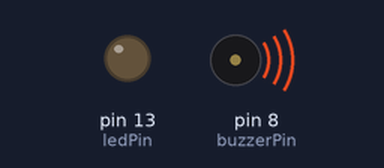
Bench run of a sketch on a simulated Arduino Uno, built with avr-gcc and run on an emulated ATmega328P. On the bench: output pins drawn as LEDs (lit = HIGH), buzzer (waves = sounding).

Above: at 0.2 s.
At 3.2 s:
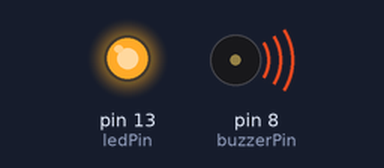
At 5.7 s:
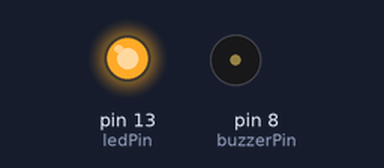
At 8.7 s:
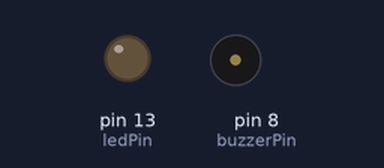
Timing chart, 0 to 9.1 s (numbered marks = the images above):
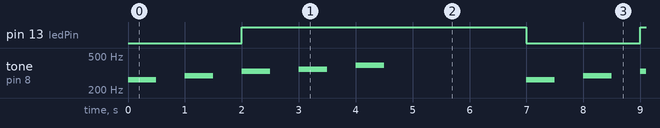

Measured:
- by itself, pin 13 (ledPin): alternates HIGH for 5.0 s and LOW for 2.0 s
- by itself, tone on pin 8 (buzzerPin): repeats every 7.0 s: silent 0.50 s, 294 Hz 0.50 s, silent 0.50 s, 330 Hz 0.50 s, silent 0.50 s, 349 Hz 0.50 s, silent 0.50 s, 392 Hz 0.50 s, silent 2.5 s, 262 Hz 0.50 s

The sketch:

SingleLED.ino
```cpp
// Pin definitions
const int ledPin = 13;    // Pin for LED
const int buzzerPin = 8;  // Pin for Buzzer

// Define intensity levels and corresponding buzzer frequencies (in Hz)
int intensities[] = {50, 100, 150, 200, 255};  // LED brightness levels (0 to 255)
int frequencies[] = {262, 294, 330, 349, 392}; // Frequencies for C4, D4, E4, F4, G4 notes

void setup() {
  pinMode(ledPin, OUTPUT);    // Set LED pin as output
  pinMode(buzzerPin, OUTPUT); // Set Buzzer pin as output
}

void loop() {
  // Loop through each intensity level
  for (int i = 0; i < 5; i++) {
    analogWrite(ledPin, intensities[i]);  // Set LED brightness
    tone(buzzerPin, frequencies[i], 500); // Play sound for 500 milliseconds
    delay(1000);                          // Wait for 1 second
  }

  delay(2000); // Pause before repeating
}
```
